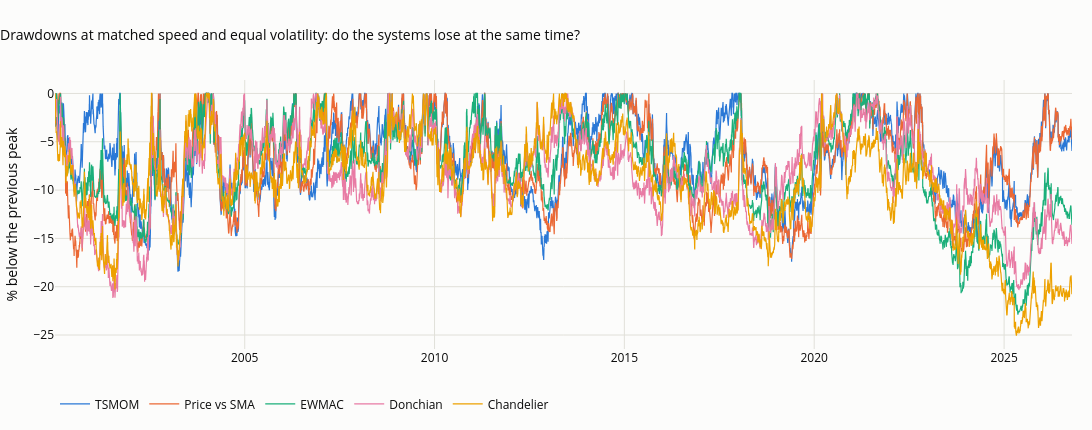

Notebook source saved alongside this figure:
### Markdown cell above
## 4.5 Beyond the Sharpe ratio: Omega and drawdowns (Table 4.4, chart F.8)

The Omega ratio at a threshold of zero is the sum of gains divided by the sum of losses: it uses the whole
distribution of returns rather than its variance. Drawdowns measure what running a system feels like: how deep,
how long, and whether two systems lose at the same time.

### Code cell
def omega(x, thr=0.0):
    d = x - thr
    return d[d > 0].sum() / -d[d < 0].sum()


def drawdown(x):
    w = (1 + x).cumprod(); return w / w.cummax() - 1


def longest_under_water(dd):
    best = cur = 0
    for u in (dd < 0).values:
        cur = cur + 1 if u else 0; best = max(best, cur)
    return best / 252


rows = {}
DD = {}
for f in M:
    x = M[f] / M[f].std() * TARGET                                    # same 10% volatility for all
    dd = drawdown(x); DD[f] = dd
    m = (1 + x).resample("ME").prod() - 1
    rows[f] = {"Sharpe": sharpe(x), "Omega, daily": omega(x), "Omega, monthly": omega(m), "maximum drawdown %": 100 * dd.min(),
               "average drawdown %": 100 * dd.mean(), "longest under water, years": longest_under_water(dd)}
T44 = pd.DataFrame(rows).T
display(T44.round(2))
DDf = pd.DataFrame(DD)
both = pd.DataFrame({(a, b): ((DDf[a] < -0.10) & (DDf[b] < -0.10)).mean() for a, b in combinations(DDf.columns, 2)}, index=["share of days both more than 10% under water"]).T
display(pd.concat([DDf.corr().stack().rename("correlation of drawdown paths"), both.iloc[:, 0]], axis=1).dropna().round(2))
fig = go.Figure()
for f in DDf:
    fig.add_scatter(x=DDf.index, y=100 * DDf[f], name=f, line=dict(color=FAM_COL[f], width=1.2))
fig.update_layout(title="Drawdowns at matched speed and equal volatility: do the systems lose at the same time?", yaxis_title="% below the previous peak",
                  height=430, width=1100, margin=dict(t=80), legend=dict(orientation="h", y=-0.15, x=0))
save_figure(fig, "07_08_drawdowns", FIG)
fig

### Figure 1 — Plotly figure (JSON) as saved in the notebook; plotly's stock layout.template omitted (floating-point values rounded to 4 significant figures; data arrays with more than 128 entries replaced by an {"elided": "..."} marker saying what was removed)
{"data": [{"line": {"color": "#2a78d6", "width": 1.2}, "name": "TSMOM", "type": "scatter", "x": {"elided": "6738 str values"}, "y": {"elided": "6738 float values"}}, {"line": {"color": "#eb6834", "width": 1.2}, "name": "Price vs SMA", "type": "scatter", "x": {"elided": "6738 str values"}, "y": {"elided": "6738 float values"}}, {"line": {"color": "#1baf7a", "width": 1.2}, "name": "EWMAC", "type": "scatter", "x": {"elided": "6738 str values"}, "y": {"elided": "6738 float values"}}, {"line": {"color": "#e87ba4", "width": 1.2}, "name": "Donchian", "type": "scatter", "x": {"elided": "6738 str values"}, "y": {"elided": "6738 float values"}}, {"line": {"color": "#eda100", "width": 1.2}, "name": "Chandelier", "type": "scatter", "x": {"elided": "6738 str values"}, "y": {"elided": "6738 float values"}}], "layout": {"height": 430, "legend": {"orientation": "h", "x": 0, "y": -0.15}, "margin": {"t": 80}, "title": {"text": "Drawdowns at matched speed and equal volatility: do the systems lose at the same time?"}, "width": 1100, "yaxis": {"title": {"text": "% below the previous peak"}}}}
